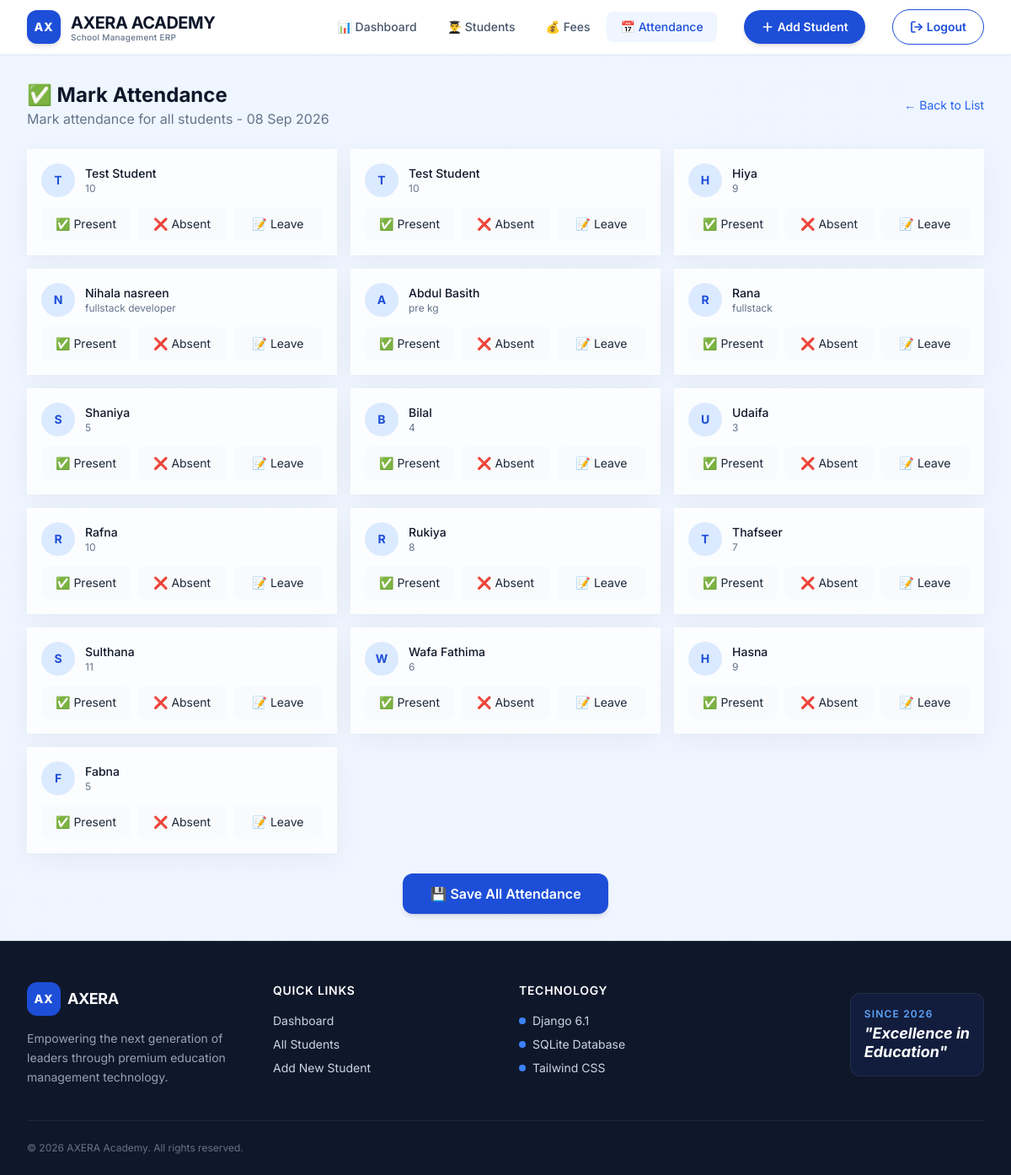
The page /attendance/mark/ (signed in) on the database as committed earlier.
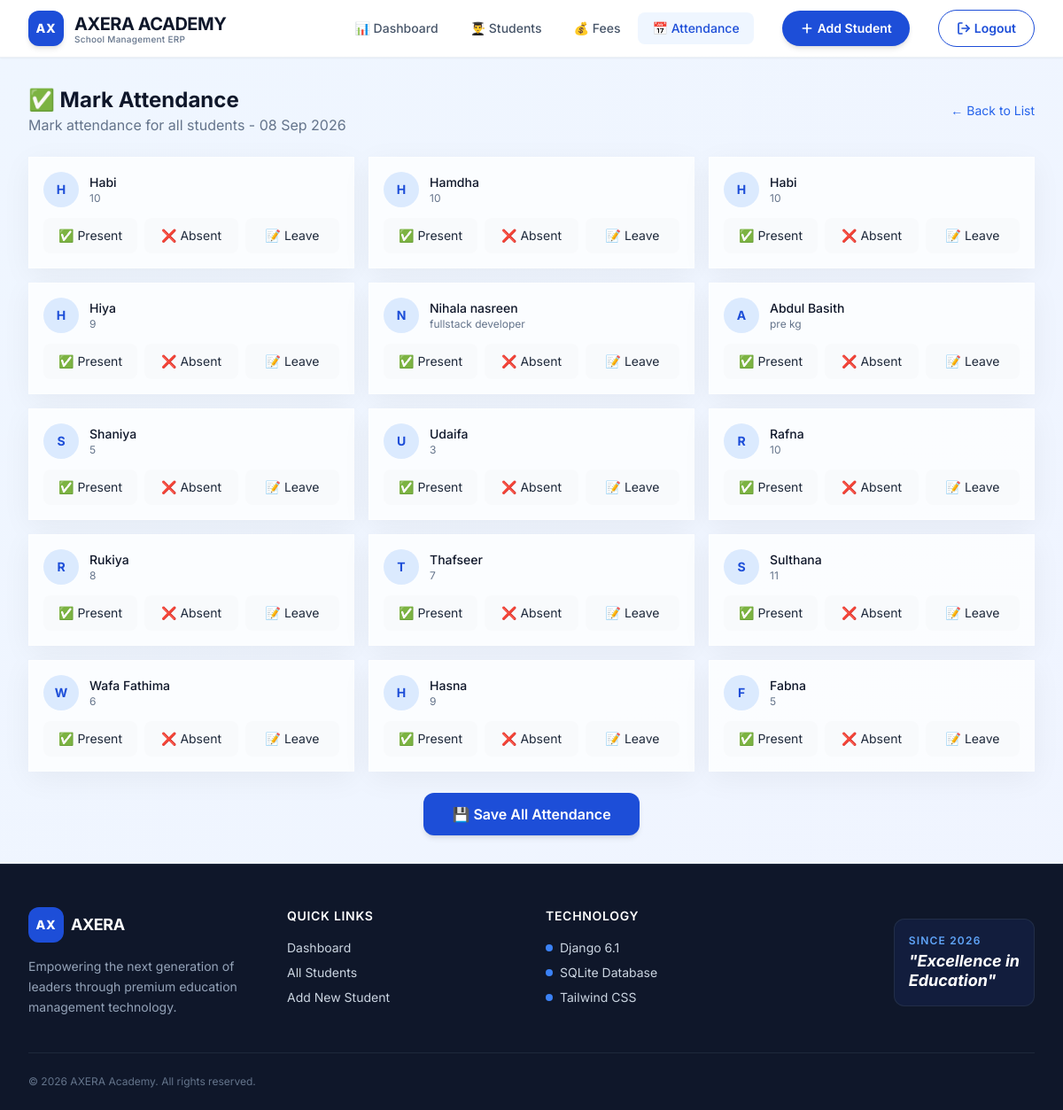
The same page on the database as committed later.
### students/models.py (models this page shows, shortened)
class Student(models.Model):
    GENDER_CHOICES = [
        ('Male', 'Male'),
        ('Female', 'Female'),
        ('Other', 'Other'),
    ]
    name = models.CharField(max_length=100)
    age = models.IntegerField()
    gender = models.CharField(max_length=10, choices=GENDER_CHOICES)
    class_name = models.CharField(max_length=50)
    phone = models.CharField(max_length=15)
    email = models.EmailField()
    address = models.TextField()
    admission_date = models.DateField(default=timezone.now)
    is_active = models.BooleanField(default=True)
    class Meta:
        ordering = ['-id']

### students/views.py (the view, shortened to what this page needs)
@login_required
def mark_attendance(request):
    students = Student.objects.all()
    today = timezone.now().date()
    attendance_data = []
    for student in students:
        att = Attendance.objects.filter(
            student=student,
            date=today
        ).first()
        attendance_data.append({
            'student': student,
            'attendance': att,
        })
    context = {
        'attendance_data': attendance_data,
        'today': today,
    }
    return render(
        request,
        'mark_attendance.html',
        context
    )

### students/templates/mark_attendance.html (shortened to what this page needs)
{% extends 'base.html' %}
{% block content %}
<div class="animate-fade-up">
    <div class="flex justify-between items-center mb-6">
        <div>
            <h2 class="text-2xl font-bold text-slate-900">✅ Mark Attendance</h2>
            <p class="text-slate-500">Mark attendance for all students - {{ today|date:"d M Y" }}</p>
        </div>
        <a href="{% url 'attendance_list' %}" class="text-sm text-blue-600 hover:text-blue-800">← Back to List</a>
    </div>
    <form method="POST">
        <div class="grid grid-cols-1 md:grid-cols-2 lg:grid-cols-3 gap-4">
            {% for data in attendance_data %}
            <div class="premium-card p-4">
                <div class="flex items-center justify-between mb-3">
                    <div class="flex items-center gap-3">
                        <div class="w-10 h-10 rounded-full bg-blue-100 flex items-center justify-center text-blue-700 font-bold text-sm">{{ data.student.name|first|upper }}</div>
                        <div>
                            <p class="text-sm font-medium text-slate-900">{{ data.student.name }}</p>
                            <p class="text-xs text-slate-500">{{ data.student.class_name }}</p>
                        </div>
                    </div>
                </div>
                <div class="flex gap-2">
                    <label class="flex-1">
                        <span class="block text-center text-sm py-2 rounded-lg border-2 border-transparent hover:border-green-300 transition {% if data.attendance and data.attendance.status == 'Present' %}bg-green-100 border-green-500{% else %}bg-slate-50{% endif %}">✅ Present</span>
                    </label>
                    <label class="flex-1">
                        <span class="block text-center text-sm py-2 rounded-lg border-2 border-transparent hover:border-red-300 transition {% if data.attendance and data.attendance.status == 'Absent' %}bg-red-100 border-red-500{% else %}bg-slate-50{% endif %}">❌ Absent</span>
                    </label>
                    <label class="flex-1">
                        <span class="block text-center text-sm py-2 rounded-lg border-2 border-transparent hover:border-amber-300 transition {% if data.attendance and data.attendance.status == 'Leave' %}bg-amber-100 border-amber-500{% else %}bg-slate-50{% endif %}">📝 Leave</span>
                    </label>
                </div>
            </div>
            {% empty %}
            <div class="col-span-full text-center py-12"><p class="text-slate-500">No students found. <a href="{% url 'add_student' %}" class="text-blue-600 hover:underline">Add a student</a></p></div>
            {% endfor %}
        </div>
        {% if attendance_data %}
        <div class="mt-6 flex justify-center">
            <button type="submit" class="px-8 py-3 bg-blue-700 text-white rounded-xl font-semibold hover:bg-blue-800 transition-all duration-300 hover:scale-105 shadow-md">💾 Save All Attendance</button>
        </div>
        {% endif %}
    </form>
</div>
{% endblock %}

Rows that differ between the two databases and show on the page:
removed Student: student.name|first "R", student.name "Rana", student.class_name "fullstack"
removed Student: student.name|first "B", student.name "Bilal", student.class_name "4"
added Student: student.name|first "H", student.name "Habi", student.class_name "10"
changed Student: student.name|first "T" → "H"; student.name "Test Student" → "Hamdha"
changed Student (number 3 of 15 on the later page): student.name|first "T" → "H"; student.name "Test Student" → "Habi"
